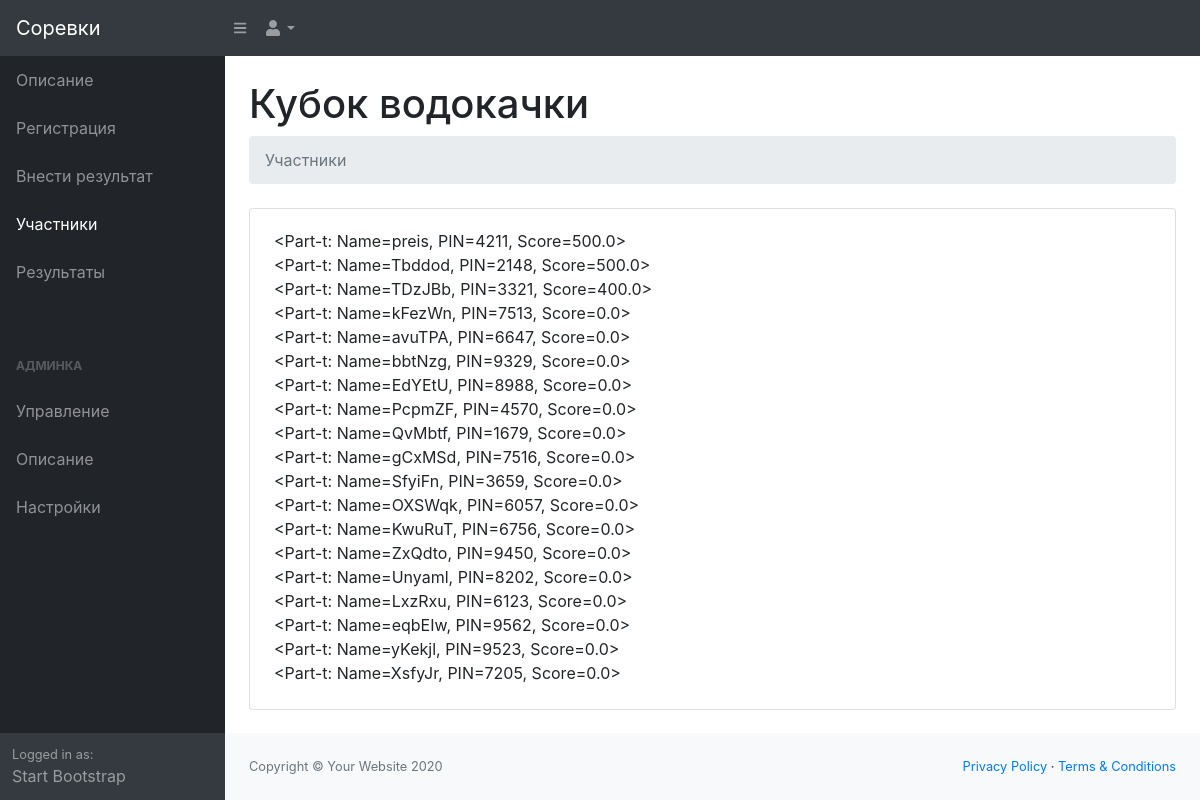
Before: /e/1/participants/ with the older database file.
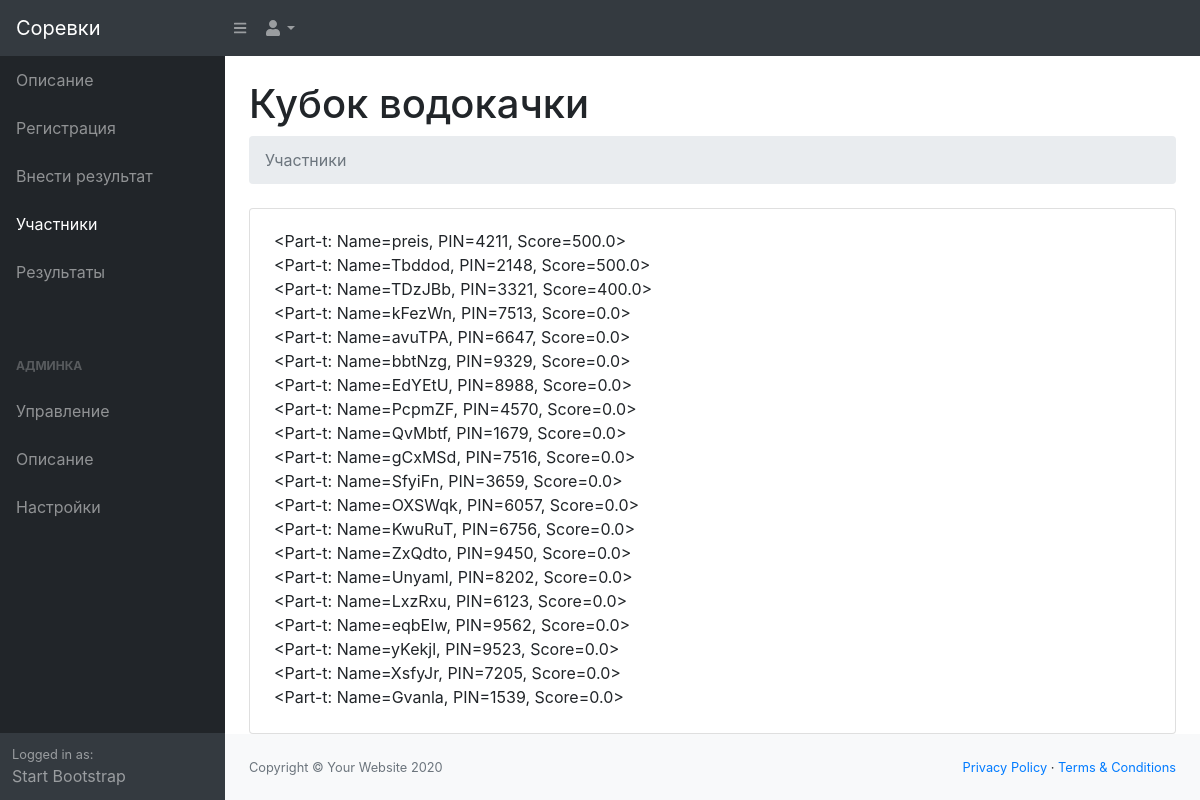
After: the same page with the newer database file.
### events/models.py (models this page shows)
class Participant(models.Model):
    first_name = models.CharField(max_length=32)
    last_name = models.CharField(max_length=32)
    birth_year = models.IntegerField(null=True)
    city = models.CharField(null=True, max_length=32)
    team = models.CharField(null=True, max_length=32)
    GRADE_BR = 'BR'
    GRADE_3YOUTH = '3Y'
    GRADE_2YOUTH = '2Y'
    GRADE_1YOUTH = '1Y'
    GRADE_3 = '3C'
    GRADE_2 = '2C'
    GRADE_1 = '1C'
    GRADE_KMS = 'KMS'
    GRADE_MS = 'MS'
    GRADE_MSMK = 'MSMK'
    GRADES = [
        (GRADE_BR, 'б/р'),
        (GRADE_3YOUTH, '3 ю.р.'),
        (GRADE_2YOUTH, '2 ю.р.'),
        (GRADE_1YOUTH, '1 ю.р.'),
        (GRADE_3, '3 сп.р.'),
        (GRADE_2, '2 сп.р.'),
        (GRADE_1, '1 сп.р.'),
        (GRADE_KMS, 'КМС'),
        (GRADE_MS, 'МС'),
        (GRADE_MSMK, 'МСМК'),
    ]
    grade = models.CharField(max_length=4, choices=GRADES, default=GRADE_BR)
    event = models.ForeignKey(Event, on_delete=models.CASCADE, related_name='participant')
    pin = models.PositiveSmallIntegerField(null=True)
    score = models.FloatField(default=0)
    is_entered_result = models.BooleanField(default=False)
    def __str__(self):
        return f'<Part-t: Name={self.last_name}, PIN={self.pin}, Score={self.score}>'

### events/views.py (the view)
# urls.py: path('e/<int:event_id>/participants/', views.EventParticipantsView.as_view(), name='event_participants'),
class EventParticipantsView(views.View):
    @staticmethod
    def get(request, event_id):
        event = Event.objects.get(id=event_id)
        participants = Participant.objects.filter(event__id=event_id)
        return render(
            request=request,
            template_name='events/event-participants.html',
            context={
                'event': event,
                'participants': participants,
            }
        )

### events/templates/events/event-participants.html
{% extends 'events/event-base.html' %}
{% block title %}
Участники
{% endblock %}
{% block content %}
{% for participant in participants %}
<div>{{ participant }}</div>
{% endfor %}
{% endblock %}

Changed rows visible on the page:
added Participant: last_name+pin+score "<Part-t: Name=Gvanla, PIN=1539, Score=0.0>"
